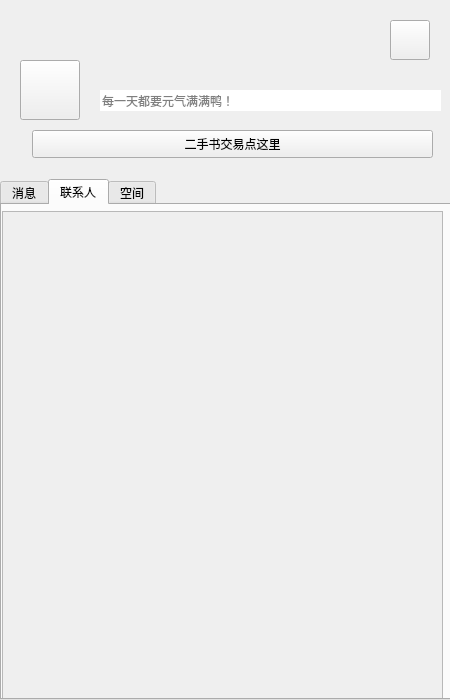
<?xml version="1.0" encoding="UTF-8"?>
<ui version="4.0">
 <class>MainDialg</class>
 <widget class="QWidget" name="MainDialg">
  <property name="geometry">
   <rect>
    <x>0</x>
    <y>0</y>
    <width>450</width>
    <height>700</height>
   </rect>
  </property>
  <property name="windowTitle">
   <string>Form</string>
  </property>
  <widget class="QLabel" name="label">
   <property name="geometry">
    <rect>
     <x>0</x>
     <y>0</y>
     <width>451</width>
     <height>171</height>
    </rect>
   </property>
   <property name="text">
    <string/>
   </property>
   <property name="pixmap">
    <pixmap>../build-FeiQ-Desktop_Qt_5_6_2_MinGW_32bit-Release/gif/China.gif</pixmap>
   </property>
   <property name="scaledContents">
    <bool>true</bool>
   </property>
  </widget>
  <widget class="QLabel" name="lb_userName">
   <property name="geometry">
    <rect>
     <x>100</x>
     <y>60</y>
     <width>151</width>
     <height>16</height>
    </rect>
   </property>
   <property name="text">
    <string/>
   </property>
  </widget>
  <widget class="QLineEdit" name="le_userFeeling">
   <property name="geometry">
    <rect>
     <x>100</x>
     <y>90</y>
     <width>341</width>
     <height>21</height>
    </rect>
   </property>
   <property name="frame">
    <bool>false</bool>
   </property>
   <property name="placeholderText">
    <string>每一天都要元气满满鸭！</string>
   </property>
  </widget>
  <widget class="QTabWidget" name="tb_info_fri_kj">
   <property name="geometry">
    <rect>
     <x>0</x>
     <y>179</y>
     <width>451</width>
     <height>521</height>
    </rect>
   </property>
   <property name="tabPosition">
    <enum>QTabWidget::North</enum>
   </property>
   <property name="tabShape">
    <enum>QTabWidget::Rounded</enum>
   </property>
   <property name="currentIndex">
    <number>1</number>
   </property>
   <property name="iconSize">
    <size>
     <width>16</width>
     <height>16</height>
    </size>
   </property>
   <property name="elideMode">
    <enum>Qt::ElideLeft</enum>
   </property>
   <widget class="QWidget" name="tb_message">
    <attribute name="title">
     <string>消息</string>
    </attribute>
   </widget>
   <widget class="QWidget" name="tb_friends">
    <attribute name="title">
     <string>联系人</string>
    </attribute>
    <widget class="QScrollArea" name="scrollArea">
     <property name="geometry">
      <rect>
       <x>0</x>
       <y>6</y>
       <width>441</width>
       <height>491</height>
      </rect>
     </property>
     <property name="widgetResizable">
      <bool>true</bool>
     </property>
     <widget class="QWidget" name="scrollAreaWidgetContents">
      <property name="geometry">
       <rect>
        <x>0</x>
        <y>0</y>
        <width>439</width>
        <height>489</height>
       </rect>
      </property>
      <layout class="QVBoxLayout" name="verticalLayout">
       <item>
        <widget class="QWidget" name="wdg_list" native="true">
         <property name="minimumSize">
          <size>
           <width>0</width>
           <height>0</height>
          </size>
         </property>
         <property name="maximumSize">
          <size>
           <width>16777215</width>
           <height>16777215</height>
          </size>
         </property>
        </widget>
       </item>
       <item>
        <widget class="QWidget" name="wdg_list_notOline" native="true"/>
       </item>
       <item>
        <spacer name="verticalSpacer">
         <property name="orientation">
          <enum>Qt::Vertical</enum>
         </property>
         <property name="sizeHint" stdset="0">
          <size>
           <width>20</width>
           <height>407</height>
          </size>
         </property>
        </spacer>
       </item>
      </layout>
     </widget>
    </widget>
   </widget>
   <widget class="QWidget" name="tb_kongjian">
    <attribute name="title">
     <string>空间</string>
    </attribute>
   </widget>
  </widget>
  <widget class="QPushButton" name="pb_userIcon">
   <property name="geometry">
    <rect>
     <x>20</x>
     <y>60</y>
     <width>60</width>
     <height>60</height>
    </rect>
   </property>
   <property name="text">
    <string/>
   </property>
   <property name="icon">
    <iconset resource="tx.qrc">
     <normaloff>:/tx/9.png</normaloff>:/tx/9.png</iconset>
   </property>
   <property name="iconSize">
    <size>
     <width>60</width>
     <height>60</height>
    </size>
   </property>
  </widget>
  <widget class="QPushButton" name="pushButton">
   <property name="geometry">
    <rect>
     <x>390</x>
     <y>20</y>
     <width>40</width>
     <height>40</height>
    </rect>
   </property>
   <property name="text">
    <string/>
   </property>
   <property name="icon">
    <iconset resource="tx.qrc">
     <normaloff>:/addFriend/a3f92ae9_E771320_0737bafa.png</normaloff>:/addFriend/a3f92ae9_E771320_0737bafa.png</iconset>
   </property>
   <property name="iconSize">
    <size>
     <width>50</width>
     <height>50</height>
    </size>
   </property>
  </widget>
  <widget class="QPushButton" name="pb_second_handBooks">
   <property name="geometry">
    <rect>
     <x>32</x>
     <y>130</y>
     <width>401</width>
     <height>28</height>
    </rect>
   </property>
   <property name="text">
    <string>二手书交易点这里</string>
   </property>
  </widget>
  <widget class="QLabel" name="lb_guoqi">
   <property name="geometry">
    <rect>
     <x>10</x>
     <y>10</y>
     <width>61</width>
     <height>41</height>
    </rect>
   </property>
   <property name="minimumSize">
    <size>
     <width>61</width>
     <height>41</height>
    </size>
   </property>
   <property name="mouseTracking">
    <bool>false</bool>
   </property>
   <property name="autoFillBackground">
    <bool>false</bool>
   </property>
   <property name="text">
    <string/>
   </property>
   <property name="pixmap">
    <pixmap resource="tx.qrc">:/tx/guoqi.png</pixmap>
   </property>
   <property name="scaledContents">
    <bool>true</bool>
   </property>
  </widget>
 </widget>
 <resources>
  <include location="tx.qrc"/>
 </resources>
 <connections/>
</ui>
